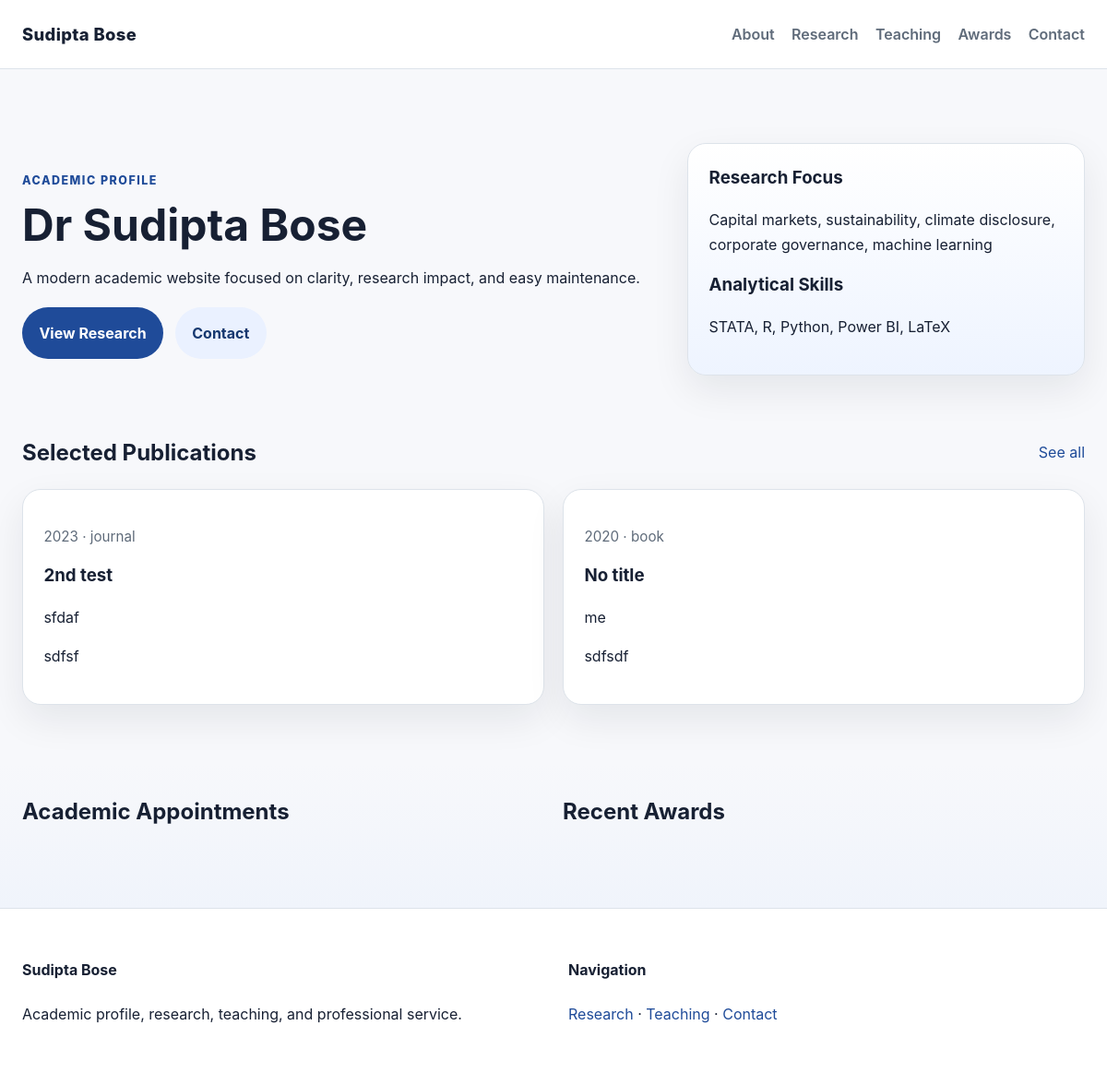
Before: / with the older database file.
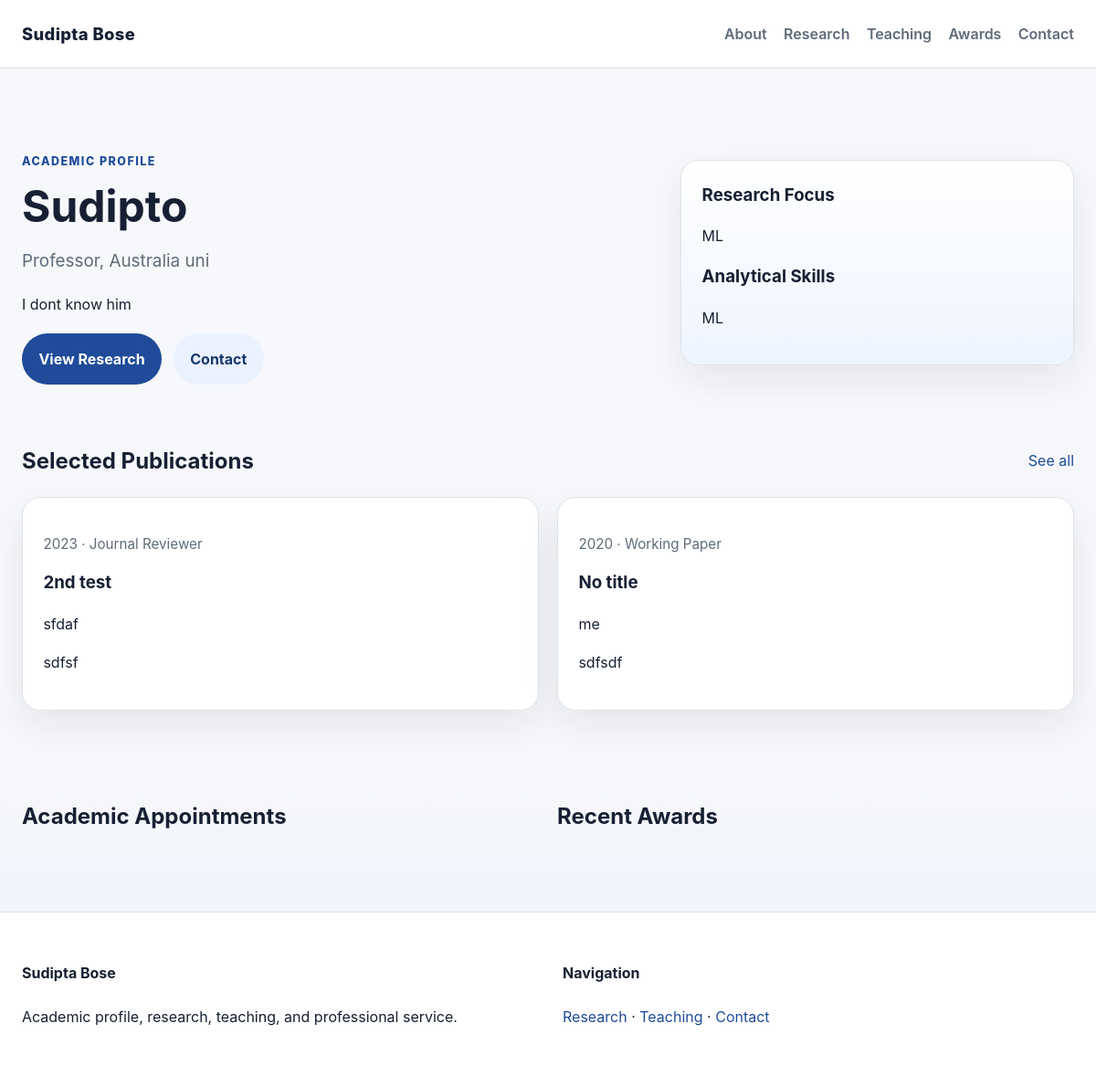
After: the same page with the newer database file.
### website/models.py (models this page shows, shortened)
class Publication(models.Model):
    CATEGORY_CHOICES = [
        ("published_paper", "Published Paper"),
        ("media_article", "Media Article"),
        ("book_chapter", "Book Chapter"),
        ("journal_reviewer", "Journal Reviewer"),
        ("journal_published", "Journal Published"),
        ("working_paper", "Working Paper"),
    ]
    title = models.CharField(max_length=300)
    authors = models.CharField(max_length=300, blank=True)
    year = models.PositiveIntegerField()
    category = models.CharField(max_length=30, choices=CATEGORY_CHOICES)
    journal_or_source = models.CharField(max_length=300, blank=True)
    abstract = models.TextField(blank=True)
    link = models.URLField(blank=True)
    class Meta:
        ordering = ['-year', 'title']

class SiteProfile(models.Model):
    full_name = models.CharField(max_length=200)
    title = models.CharField(max_length=200)
    institution = models.CharField(max_length=200, blank=True)
    bio = models.TextField()
    research_interests = models.TextField(blank=True)
    skills = models.CharField(max_length=255, blank=True)
    email = models.EmailField(blank=True)
    scholar_url = models.URLField(blank=True)
    orcid_url = models.URLField(blank=True)
    linkedin_url = models.URLField(blank=True)
    class Meta:
        verbose_name = 'Site Profile'
        verbose_name_plural = 'Site Profile'

### website/views.py (the view)
# urls.py: path('', views.home, name='home'),
def home(request):
    profile = SiteProfile.objects.first()
    selected_publications = Publication.objects.all().order_by('-year', 'title')[:4]
    experiences = Experience.objects.all()[:5]
    awards = Award.objects.all()[:3]
    context = {
        'profile': profile,
        'selected_publications': selected_publications,
        'experiences': experiences,
        'awards': awards,
    }
    return render(request, 'website/home.html', context)

### website/templates/website/home.html (shortened to what this page needs)
{% extends "website/base.html" %}
{% block content %}
<section class="hero">
    <div class="container hero-grid">
        <div>
            <p class="eyebrow">Academic Profile</p>
            <h1>{{ profile.full_name|default:"Dr Sudipta Bose" }}</h1>
            <p class="lead">{{ profile.title }}{% if profile.institution %}, {{ profile.institution }}{% endif %}</p>
            <p>{{ profile.bio|default:"A modern academic website focused on clarity, research impact, and easy maintenance." }}</p>
            <div class="cta-row">
                <a class="btn btn-primary" href="/research/">View Research</a>
                <a class="btn btn-secondary" href="/contact/">Contact</a>
            </div>
        </div>
        <div class="card stat-card">
            <h3>Research Focus</h3>
            <p>{{ profile.research_interests|default:"Capital markets, sustainability, climate disclosure, corporate governance, machine learning" }}</p>
            <h3>Analytical Skills</h3>
            <p>{{ profile.skills|default:"STATA, R, Python, Power BI, LaTeX" }}</p>
        </div>
    </div>
</section>
<section class="section container">
    <div class="section-heading">
        <h2>Selected Publications</h2>
        <a href="/research/">See all</a>
    </div>
    <div class="grid cards-2">
      {% for item in selected_publications %}
        <article class="card">
            <p class="meta">{{ item.year }} · {{ item.get_category_display }}</p>
            <h3>{{ item.title }}</h3>
            <p>{{ item.authors }}</p>
            <p>{{ item.journal_or_source }}</p>
        </article>
        {% empty %}
      <article class="card"><p>Add publications from Django admin.</p></article>
        {% endfor %}
    </div>
</section>
<section class="section section-alt">
    <div class="container grid cards-2">
        <div>
            <div class="section-heading"><h2>Academic Appointments</h2></div>
        </div>
        <div>
            <div class="section-heading"><h2>Recent Awards</h2></div>
        </div>
    </div>
</section>
{% endblock %}

### website/templates/website/base.html (shortened to what this page needs)
<!DOCTYPE html>
<html lang="en">
<head>
</head>
<body>
    <header class="site-header">
        <div class="container nav-wrap">
            <a class="brand" href="/">Sudipta Bose</a>
            <nav class="nav">
                <a href="/about/">About</a>
                <a href="/research/">Research</a>
                <a href="/teaching/">Teaching</a>
                <a href="/awards/">Awards</a>
                <a href="/contact/">Contact</a>
            </nav>
        </div>
    </header>
    <main>
        {% block content %}{% endblock %}
    </main>
    <footer class="site-footer">
        <div class="container footer-grid">
            <div>
                <h4>Sudipta Bose</h4>
                <p>Academic profile, research, teaching, and professional service.</p>
            </div>
            <div>
                <h4>Navigation</h4>
                <p><a href="/research/">Research</a> · <a href="/teaching/">Teaching</a> · <a href="/contact/">Contact</a></p>
            </div>
        </div>
    </footer>
</body>
</html>

### website/templates/website/home.html (style rules this page uses)
:root { --bg: #f7f8fb; --surface: #ffffff; --text: #172033; --muted: #5f6b7a; --line: #dde3ea; --brand: #1f4b99; --brand-dark: #16386f; --accent: #eaf1ff; --shadow: 0 16px 40px rgba(16, 24, 40, 0.08); }
* { box-sizing: border-box; }
html { scroll-behavior: smooth; overflow-y: scroll; }
body { margin: 0; font-family: Inter, ui-sans-serif, system-ui, -apple-system, BlinkMacSystemFont, "Segoe UI", sans-serif; color: var(--text); background: var(--bg); line-height: 1.65; }
a { color: var(--brand); text-decoration: none; }
.container { width: min(1500px, calc(100% - 48px)); margin: 0 auto; }
.site-header { position: sticky; top: 0; z-index: 10; background: rgba(255,255,255,0.92); backdrop-filter: blur(12px); border-bottom: 1px solid var(--line); }
.nav-wrap { display: flex; align-items: center; justify-content: space-between; min-height: 74px; }
.brand { font-size: 1.15rem; font-weight: 800; letter-spacing: 0.02em; color: var(--text); }
.nav { display: flex; gap: 1.15rem; flex-wrap: wrap; }
.nav a { color: var(--muted); font-weight: 600; }
.hero, .page-hero { padding: 5rem 0 2rem; }
.hero-grid { display: grid; grid-template-columns: 1.6fr 1fr; gap: 2rem; align-items: center; }
.eyebrow { text-transform: uppercase; letter-spacing: 0.12em; font-size: 0.78rem; color: var(--brand); font-weight: 800; }
h1 { font-size: clamp(2.3rem, 4vw, 4.5rem); line-height: 1.05; margin: 0.2rem 0 0.8rem; }
h2 { font-size: clamp(1.5rem, 2vw, 2.2rem); margin: 0; }
h3 { margin-top: 0; margin-bottom: 0.45rem; }
.lead { font-size: 1.18rem; color: var(--muted); }
.section { padding: 2rem 0 4rem; }
.section-alt { background: linear-gradient(180deg, transparent, #f0f4fb); }
.section-heading { display: flex; align-items: center; justify-content: space-between; gap: 1rem; margin-bottom: 1.25rem; }
.grid { display: grid; gap: 1.25rem; }
.cards-2 { grid-template-columns: repeat(2, minmax(0, 1fr)); }
.card { background: var(--surface); border: 1px solid var(--line); border-radius: 20px; padding: 1.4rem; box-shadow: var(--shadow); }
.stat-card { background: linear-gradient(180deg, #ffffff, #eef4ff); }
.meta { color: var(--muted); font-size: 0.95rem; }
.btn { display: inline-flex; align-items: center; justify-content: center; padding: 0.9rem 1.15rem; border-radius: 999px; font-weight: 700; transition: 180ms ease; }
.btn-primary { background: var(--brand); color: white; }
.btn-secondary { background: var(--accent); color: var(--brand-dark); }
.cta-row { display: flex; gap: 0.8rem; flex-wrap: wrap; margin-top: 1.2rem; }
.site-footer { border-top: 1px solid var(--line); padding: 2rem 0 3rem; background: #fff; }
.footer-grid { display: grid; grid-template-columns: 1fr 1fr; gap: 2rem; }

Changed rows visible on the page:
added SiteProfile: full_name "Sudipto", title "Professor", institution "Australia uni", bio "I dont know him", research_interests "ML", skills "ML"
changed Publication "2nd test": category "journal" → "Journal Reviewer"
changed Publication "No title": category "book" → "Working Paper"
Other visible differences:
{{ profile.full_name|default:"Dr Sudipta Bose" }}: "Dr Sudipta Bose" → (not shown)
{{ profile.skills|default:"STATA, R, Python, Power BI, LaTeX" }}: "STATA, R, Python, Power BI, LaTeX" → (not shown)
text no longer shown: "A modern academic website focused on clarity, research impact, and easy maintenance. Capital markets, sustainability, climate disclosure, corporate governance, machine learning"
